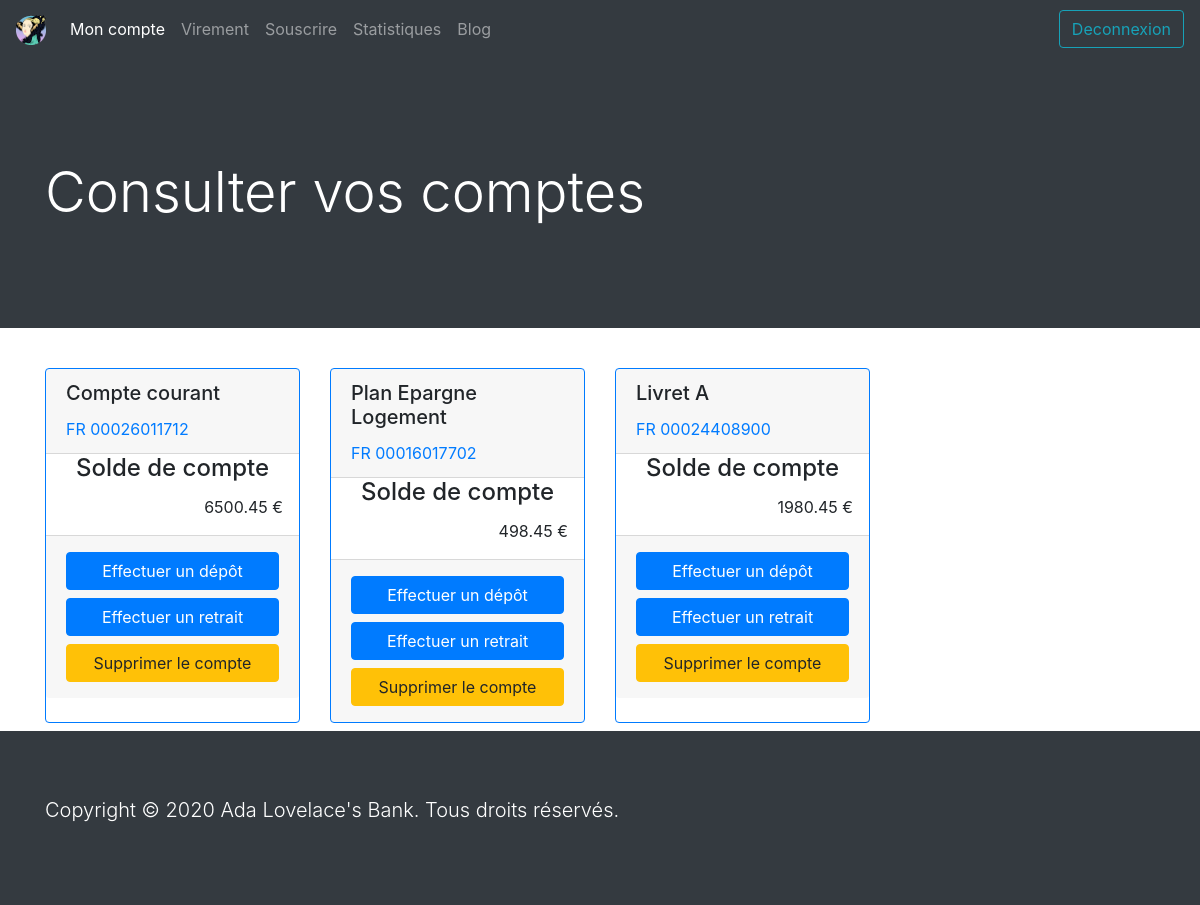
Page /index.php (signed in) on the committed database.
### tables this page shows
CREATE TABLE alb_accounts (
		a_id TINYINT UNSIGNED NOT NULL AUTO_INCREMENT UNIQUE,
		a_user_id INT UNSIGNED NOT NULL,
		a_number VARCHAR(35) NOT NULL UNIQUE,
		a_type VARCHAR(30) NOT NULL,
		a_balance DECIMAL(11,2) NOT NULL,
		a_creation_date DATE NOT NULL,
		a_close_date DATE,
		PRIMARY KEY (a_id),
		CONSTRAINT fk_user_id
			FOREIGN KEY (a_user_id)
			REFERENCES alb_users(u_id)
	);

### page/database.php (called while the page is built, shortened)
<?php
function getAccounts($db, $userId) {
    $query = $db->prepare("SELECT * FROM alb_accounts WHERE a_user_id = :userId");
    $query->execute(["userId" => $userId]);
    return $query->fetchall(PDO::FETCH_ASSOC);
}

### index.php (the view, shortened to what this page needs)
<?php
  $userId = $_SESSION['logged'];
  require_once "page/database.php";
  $db = dbConnect();
  $accounts = getAccounts($db, $userId);
  include "page/header.php";
?>
  <main class="container">
    <section class="row">
      <?php
        foreach ($accounts as $keys => $value):
      ?>
        <div class ="col-12 col-sm-6 col-lg-3 my-2">
          <div class="card border-primary h-100">
            <div class="card-header">
              <h5 class="card-title"><?= $value['a_type'] ?></h4>
              <a href="account.php?account=<?= $value['a_id'] ?>" >
                <?= $value['a_number'] ?>
              </a>
            </div>
            <h4 class="card-title text-center">Solde de compte</h4>
            <p class="card-text text-right pr-3"><?= $value['a_balance'] ?> €</p>
            <div class="card-footer">
              <a href="#" class="btn btn-primary w-100 my-1">Effectuer un dépôt</a>
              <a href="#" class="btn btn-primary w-100 my-1">Effectuer un retrait</a>
              <a href="#" class="btn btn btn-warning w-100 my-1">Supprimer le compte</a>
            </div>
          </div>
        </div>
      <?php
        endforeach;
      ?>
    </section>
  </main>
<?php
  include "page/footer.php";
?>

### css/main.css (style rules this page uses)
html { color: #222; font-size: 1em; line-height: 1.4; }

### rows in the picture
alb_accounts: a_type "Compte courant", a_number "FR 00026011712", a_balance "6500.45"
alb_accounts: a_type "Plan Epargne Logement", a_number "FR 00016017702", a_balance "498.45"
alb_accounts: a_type "Livret A", a_number "FR 00024408900", a_balance "1980.45"

### other values in the picture
$cnxState "Deconnexion"
$title "Consulter vos comptes"
